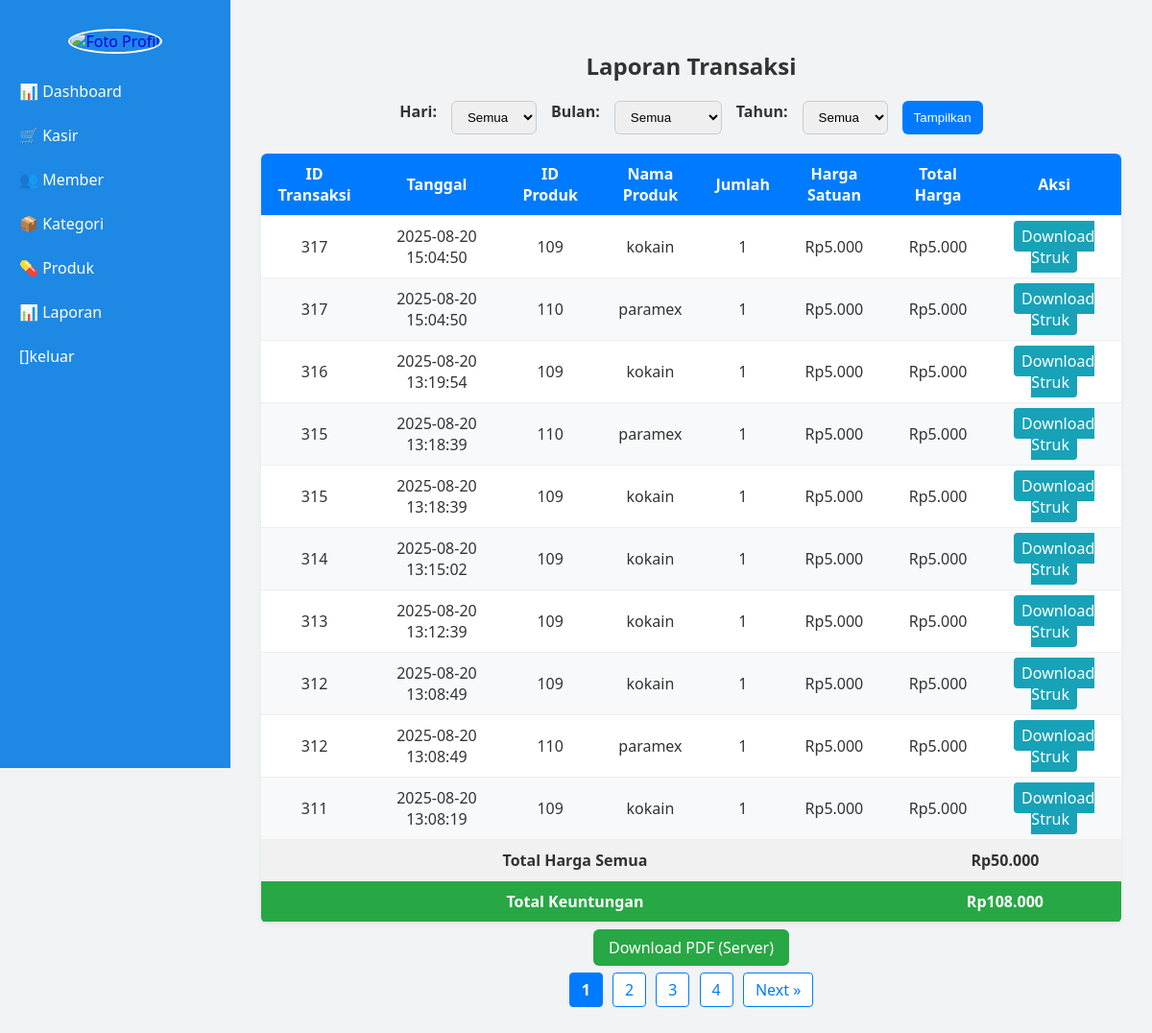
The page /super_admin/laporan.php on the database its author committed.
### tables this page shows
CREATE TABLE `transaksi_detail` (
  `id` int(11) NOT NULL,
  `id_transaksi` int(11) DEFAULT NULL,
  `id_produk` int(11) DEFAULT NULL,
  `nama_produk` varchar(150) DEFAULT NULL,
  `jumlah` int(11) DEFAULT NULL,
  `harga_satuan` decimal(10,2) DEFAULT NULL
);

CREATE TABLE `transaksi` (
  `id` int(11) NOT NULL,
  `id_user` int(11) DEFAULT NULL,
  `id_member` int(11) NOT NULL,
  `nama_member` varchar(100) NOT NULL,
  `tanggal` datetime DEFAULT current_timestamp(),
  `total_harga` decimal(10,2) DEFAULT NULL,
  `diskon` int(255) NOT NULL,
  `dibayar` int(255) NOT NULL,
  `kembalian` int(255) NOT NULL,
  `no_hp` varchar(255) NOT NULL
);

CREATE TABLE `produk` (
  `id` int(11) NOT NULL,
  `nama_produk` varchar(100) NOT NULL,
  `id_kategori` int(11) DEFAULT NULL,
  `harga_beli` decimal(10,0) NOT NULL,
  `harga_jual` decimal(10,0) NOT NULL,
  `stok` int(11) NOT NULL,
  `kadaluarsa` date NOT NULL,
  `gambar` varchar(255) DEFAULT NULL
);

### super_admin/laporan.php (the view, shortened to what this page needs)
<?php
include_once 'sidebar_admin.php';
$conn = new mysqli("localhost", "root", "", "apotek1");
$filter_hari = $_GET['hari'] ?? '';
$filter_bulan = $_GET['bulan'] ?? '';
$filter_tahun = $_GET['tahun'] ?? '';
$where = [];
$where_clause = count($where) ? "WHERE " . implode(" AND ", $where) : "";
$query = "
    SELECT
        td.id_transaksi,
        t.tanggal,
        t.diskon,
        t.dibayar,
        t.kembalian,
        td.id_produk,
        p.nama_produk AS nama_produk,
        td.jumlah,
        td.harga_satuan,
        (td.jumlah * td.harga_satuan) AS total_harga
    FROM transaksi_detail td
    JOIN transaksi t ON td.id_transaksi = t.id
    JOIN produk p ON td.id_produk = p.id
    $where_clause
    ORDER BY t.tanggal DESC
";
$limit = 10;
$page = isset($_GET['page']) ? max((int)$_GET['page'], 1) : 1;
$offset = ($page - 1) * $limit;
$countQuery = "
    SELECT COUNT(*) as total
    FROM transaksi_detail td
    JOIN transaksi t ON td.id_transaksi = t.id
    $where_clause
";
$countResult = $conn->query($countQuery);
$totalRows = $countResult->fetch_assoc()['total'];
$totalPages = ceil($totalRows / $limit);
$query .= " LIMIT $limit OFFSET $offset";
$result = $conn->query($query);
$keuntunganQuery = "
    SELECT SUM((p.harga_jual - p.harga_beli) * td.jumlah) AS total_keuntungan
    FROM transaksi_detail td
    JOIN produk p ON td.id_produk = p.id
    JOIN transaksi t ON td.id_transaksi = t.id
    $where_clause
";
$keuntunganResult = $conn->query($keuntunganQuery);
$totalKeuntungan = $keuntunganResult->fetch_assoc()['total_keuntungan'] ?? 0;
?>
<!DOCTYPE html>
<html lang="id">
<head>
</head>
<body>
<div class="container" id="laporanTransaksi">
<h2>Laporan Transaksi</h2>
<form method="GET">
    <label>Hari:</label>
    <select name="hari"><option value="">Semua</option>
    </select>
    <label>Bulan:</label>
    <select name="bulan"><option value="">Semua</option>
    </select>
    <label>Tahun:</label>
    <select name="tahun"><option value="">Semua</option>
    </select>
    <button type="submit">Tampilkan</button>
</form>
<table>
<thead>
<tr>
<th>ID Transaksi</th>
<th>Tanggal</th>
<th>ID Produk</th>
<th>Nama Produk</th>
<th>Jumlah</th>
<th>Harga Satuan</th>
<th>Total Harga</th>
<th>Aksi</th>
</tr>
</thead>
<tbody>
<?php
$totalAll = 0;
if($result && $result->num_rows>0):
    while($row=$result->fetch_assoc()):
        $totalAll += $row['total_harga'];
?>
<tr>
<td><?= $row['id_transaksi'] ?></td>
<td><?= $row['tanggal'] ?></td>
<td><?= $row['id_produk'] ?></td>
<td><?= $row['nama_produk'] ?></td>
<td><?= $row['jumlah'] ?></td>
<td>Rp<?= number_format($row['harga_satuan'],0,',','.') ?></td>
<td>Rp<?= number_format($row['total_harga'],0,',','.') ?></td>
<td>
<a href="download_struk.php?id=<?= $row['id_transaksi'] ?>&diskon=<?= (float)($row['diskon']??0) ?>" target="_blank"
 style="padding:5px 8px; background:#17a2b8;color:#fff;text-decoration:none;border-radius:4px;">Download Struk</a>
</td>
</tr>
<?php endwhile; ?>
<tr class="total-row">
<td colspan="6">Total Harga Semua</td>
<td colspan="2">Rp<?= number_format($totalAll,0,',','.') ?></td>
</tr>
<tr class="total-keuntungan">
<td colspan="6">Total Keuntungan</td>
<td colspan="2">Rp<?= number_format($totalKeuntungan,0,',','.') ?></td>
</tr>
<?php else: ?>
<tr><td colspan="8" class="no-data">Tidak ada data transaksi.</td></tr>
<?php endif; ?>
</tbody>
</table>
<div style="text-align:center; margin-top:15px;">
    <a href="cetak_laporan.php?hari=<?= $filter_hari ?>&bulan=<?= $filter_bulan ?>&tahun=<?= $filter_tahun ?>"
       target="_blank"
       style="padding:8px 16px; background:#28a745; color:#fff; text-decoration:none; border-radius:6px;">
       Download PDF (Server)
    </a>
</div>
<div class="pagination">
<?php for($i=1;$i<=$totalPages;$i++): ?>
<a href="?<?= http_build_query(array_merge($_GET,['page'=>$i])) ?>" class="<?= ($i==$page)?'active':'' ?>"><?= $i ?></a>
<?php endfor; ?>
<?php if($page<$totalPages): ?>
<a href="?<?= http_build_query(array_merge($_GET,['page'=>$page+1])) ?>">Next &raquo;</a>
<?php endif; ?>
</div>
</div>
</body>
</html>

### super_admin/sidebar_admin.php (style rules this page uses)
* { box-sizing: border-box; }
body { margin: 0; font-family: 'Segoe UI', sans-serif; background-color: #f1f3f5; color: #333; }

### super_admin/laporan.php (style rules this page uses)
body { font-family: 'Segoe UI', sans-serif; background:#f1f3f5; margin:0; }
.container { margin-left: 240px; padding:2rem; }
h2 { text-align:center; color:#333; margin-bottom:20px; }
form { display:flex; gap:15px; justify-content:center; flex-wrap:wrap; margin-bottom:20px; }
form label { font-weight:600; }
form select, form button { padding:8px 12px; border-radius:6px; border:1px solid #ccc; }
form button { background:#007bff; color:#fff; border:none; cursor:pointer; }
table { width:100%; border-collapse:collapse; background:#fff; border-radius:6px; overflow:hidden; box-shadow:0 2px 6px rgba(0,0,0,0.05); margin-bottom:15px; }
table thead { background:#007bff; color:#fff; }
table th, table td { padding:10px; text-align:center; border-bottom:1px solid #eee; }
table tbody tr:nth-child(even) { background:#f8f9fa; }
.total-row { font-weight:bold; background:#f1f1f1; }
.total-keuntungan { font-weight: bold; background: #28a745 !important; color: #fff !important; }
.total-keuntungan td { background: #28a745 !important; color: #fff !important; }
.pagination { text-align:center; margin-top:15px; }
.pagination a { display:inline-block; padding:6px 12px; margin:0 3px; background:#fff; color:#007bff; border:1px solid #007bff; border-radius:4px; text-decoration:none; }
.pagination a.active { background:#007bff; color:#fff; pointer-events:none; font-weight:bold; }

### rows shown on the page
transaksi_detail: id_transaksi "317", id_transaksi.tanggal "2025-08-20 15:04:50", id_produk "109", id_produk.nama_produk "kokain", jumlah "1", harga_satuan "5.000", total_harga "5.000"
transaksi_detail: id_transaksi "317", id_transaksi.tanggal "2025-08-20 15:04:50", id_produk "110", id_produk.nama_produk "paramex", jumlah "1", harga_satuan "5.000", total_harga "5.000"
transaksi_detail: id_transaksi "316", id_transaksi.tanggal "2025-08-20 13:19:54", id_produk "109", id_produk.nama_produk "kokain", jumlah "1", harga_satuan "5.000", total_harga "5.000"
transaksi_detail: id_transaksi "315", id_transaksi.tanggal "2025-08-20 13:18:39", id_produk "110", id_produk.nama_produk "paramex", jumlah "1", harga_satuan "5.000", total_harga "5.000"
transaksi_detail: id_transaksi "315", id_transaksi.tanggal "2025-08-20 13:18:39", id_produk "109", id_produk.nama_produk "kokain", jumlah "1", harga_satuan "5.000", total_harga "5.000"
transaksi_detail: id_transaksi "314", id_transaksi.tanggal "2025-08-20 13:15:02", id_produk "109", id_produk.nama_produk "kokain", jumlah "1", harga_satuan "5.000", total_harga "5.000"
transaksi_detail: id_transaksi "313", id_transaksi.tanggal "2025-08-20 13:12:39", id_produk "109", id_produk.nama_produk "kokain", jumlah "1", harga_satuan "5.000", total_harga "5.000"
transaksi_detail: id_transaksi "312", id_transaksi.tanggal "2025-08-20 13:08:49", id_produk "109", id_produk.nama_produk "kokain", jumlah "1", harga_satuan "5.000", total_harga "5.000"
transaksi_detail: id_transaksi "312", id_transaksi.tanggal "2025-08-20 13:08:49", id_produk "110", id_produk.nama_produk "paramex", jumlah "1", harga_satuan "5.000", total_harga "5.000"
transaksi_detail: id_transaksi "311", id_transaksi.tanggal "2025-08-20 13:08:19", id_produk "109", id_produk.nama_produk "kokain", jumlah "1", harga_satuan "5.000", total_harga "5.000"

### other values the page prints
$totalAll "50.000"
$totalKeuntungan "108.000"
